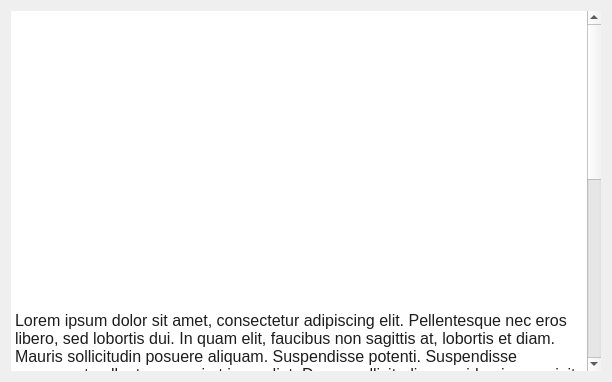
<?xml version="1.0" encoding="UTF-8"?>
<ui version="4.0">
 <class>HelpPanel</class>
 <widget class="QWidget" name="HelpPanel">
  <property name="geometry">
   <rect>
    <x>0</x>
    <y>0</y>
    <width>612</width>
    <height>382</height>
   </rect>
  </property>
  <property name="windowTitle">
   <string>Form</string>
  </property>
  <layout class="QVBoxLayout" name="verticalLayout">
   <item>
    <widget class="QTextEdit" name="textEdit">
     <property name="acceptDrops">
      <bool>false</bool>
     </property>
     <property name="autoFillBackground">
      <bool>false</bool>
     </property>
     <property name="frameShape">
      <enum>QFrame::NoFrame</enum>
     </property>
     <property name="frameShadow">
      <enum>QFrame::Plain</enum>
     </property>
     <property name="readOnly">
      <bool>true</bool>
     </property>
     <property name="html">
      <string>&lt;!DOCTYPE HTML PUBLIC &quot;-//W3C//DTD HTML 4.0//EN&quot; &quot;http://www.w3.org/TR/REC-html40/strict.dtd&quot;&gt;
&lt;html&gt;&lt;head&gt;&lt;meta name=&quot;qrichtext&quot; content=&quot;1&quot; /&gt;&lt;style type=&quot;text/css&quot;&gt;
p, li { white-space: pre-wrap; }
&lt;/style&gt;&lt;/head&gt;&lt;body style=&quot; font-family:'Lucida Grande'; font-size:13pt; font-weight:400; font-style:normal;&quot;&gt;
&lt;p style=&quot; margin-top:0px; margin-bottom:0px; margin-left:0px; margin-right:0px; -qt-block-indent:0; text-indent:0px;&quot;&gt;&lt;span style=&quot; font-size:12pt; font-weight:600; color:#ffffff;&quot;&gt;PinpointWCS Help&lt;/span&gt;&lt;/p&gt;
&lt;p style=&quot;-qt-paragraph-type:empty; margin-top:0px; margin-bottom:0px; margin-left:0px; margin-right:0px; -qt-block-indent:0; text-indent:0px; font-size:12pt; font-weight:600; color:#ffffff;&quot;&gt;&lt;/p&gt;
&lt;p style=&quot; margin-top:0px; margin-bottom:0px; margin-left:0px; margin-right:0px; -qt-block-indent:0; text-indent:0px;&quot;&gt;&lt;span style=&quot; font-size:12pt; color:#ffffff;&quot;&gt;PinpointWCS simplifies retrieval of world coordinate system (WCS) data from FITS images for education and public outreach (EPO) images.  Desktop planetarium packages aware of these data can intelligently position astronomical images on the digital sky, lending a unique context to the outreach image.&lt;/span&gt;&lt;/p&gt;
&lt;p style=&quot;-qt-paragraph-type:empty; margin-top:0px; margin-bottom:0px; margin-left:0px; margin-right:0px; -qt-block-indent:0; text-indent:0px; font-size:12pt; color:#ffffff;&quot;&gt;&lt;/p&gt;
&lt;p style=&quot; margin-top:0px; margin-bottom:0px; margin-left:0px; margin-right:0px; -qt-block-indent:0; text-indent:0px;&quot;&gt;&lt;span style=&quot; font-size:12pt; font-weight:600; color:#ffffff;&quot;&gt;Getting Started&lt;/span&gt;&lt;/p&gt;
&lt;p style=&quot;-qt-paragraph-type:empty; margin-top:0px; margin-bottom:0px; margin-left:0px; margin-right:0px; -qt-block-indent:0; text-indent:0px; font-size:12pt; font-weight:600; color:#ffffff;&quot;&gt;&lt;/p&gt;
&lt;p style=&quot; margin-top:0px; margin-bottom:0px; margin-left:0px; margin-right:0px; -qt-block-indent:0; text-indent:0px;&quot;&gt;&lt;span style=&quot; font-size:12pt; color:#ffffff;&quot;&gt;PinpointWCS requires a FITS image containing WCS and an EPO image.  Files are imported into the application by dragging and dropping them into the designated areas labeled &amp;quot;DROP FITS IMAGE HERE&amp;quot; and &amp;quot;DROP EPO IMAGE HERE&amp;quot;.  If any dimension of the FITS image exceeds 2048 pixels, the image will be downsampled upon import.&lt;/span&gt;&lt;/p&gt;
&lt;p style=&quot;-qt-paragraph-type:empty; margin-top:0px; margin-bottom:0px; margin-left:0px; margin-right:0px; -qt-block-indent:0; text-indent:0px; font-size:12pt; color:#ffffff;&quot;&gt;&lt;/p&gt;
&lt;p style=&quot; margin-top:0px; margin-bottom:0px; margin-left:0px; margin-right:0px; -qt-block-indent:0; text-indent:0px;&quot;&gt;&lt;span style=&quot; font-size:12pt; color:#1d1d1d;&quot;&gt;Lorem ipsum dolor sit amet, consectetur adipiscing elit. Pellentesque nec eros libero, sed lobortis dui. In quam elit, faucibus non sagittis at, lobortis et diam. Mauris sollicitudin posuere aliquam. Suspendisse potenti. Suspendisse consequat pellentesque mi at imperdiet. Donec sollicitudin arcu id enim suscipit elementum. Cras ac turpis eu enim suscipit laoreet id quis elit. Phasellus sapien elit, ornare eget mollis a, pharetra eu diam. Maecenas quis lectus sed massa pellentesque mattis a sit amet sapien. Ut convallis nisl sit amet nunc rutrum non malesuada dui eleifend. Fusce vel massa eu nibh vestibulum vulputate ultricies sit amet eros. Fusce lectus erat, egestas a pharetra ac, porttitor et ligula. Vestibulum a lectus elit. Aenean ornare lectus id dolor tincidunt sit amet placerat felis egestas. In eget libero at quam ornare tempus. Donec auctor tempus ornare. Proin et mi vitae neque porta condimentum sed vitae quam.Ut a velit et dui hendrerit vehicula id nec leo. Aenean adipiscing sapien nec nisi sollicitudin porta. In hac habitasse platea dictumst. Maecenas ante enim, auctor nec pharetra eget, adipiscing eget elit. In hac habitasse platea dictumst. Integer diam justo, euismod id porta eu, molestie at lacus. Cras vestibulum facilisis turpis at adipiscing. Nullam sit amet ligula non mauris ornare molestie. Morbi lacinia pellentesque elit, sit amet pharetra quam euismod non. Morbi gravida, ipsum non dapibus accumsan, enim nibh vulputate justo, et adipiscing lorem tortor quis ligula. Sed tortor mi, faucibus sed viverra sed, consectetur mollis erat. Ut ante odio, condimentum quis cursus a, gravida ac orci. Morbi vitae consequat quam. Nulla facilisi. Cum sociis natoque penatibus et magnis dis parturient montes, nascetur ridiculus mus. Vivamus tempor, tortor molestie tincidunt tincidunt, lacus mi sollicitudin elit, non auctor turpis dui at risus. Pellentesque egestas massa at purus congue ultrices. Integer aliquam fringilla placerat. Maecenas mollis metus non felis faucibus a luctus lacus malesuada.&lt;/span&gt;&lt;/p&gt;&lt;/body&gt;&lt;/html&gt;</string>
     </property>
     <property name="textInteractionFlags">
      <set>Qt::NoTextInteraction</set>
     </property>
    </widget>
   </item>
  </layout>
 </widget>
 <resources/>
 <connections/>
</ui>
